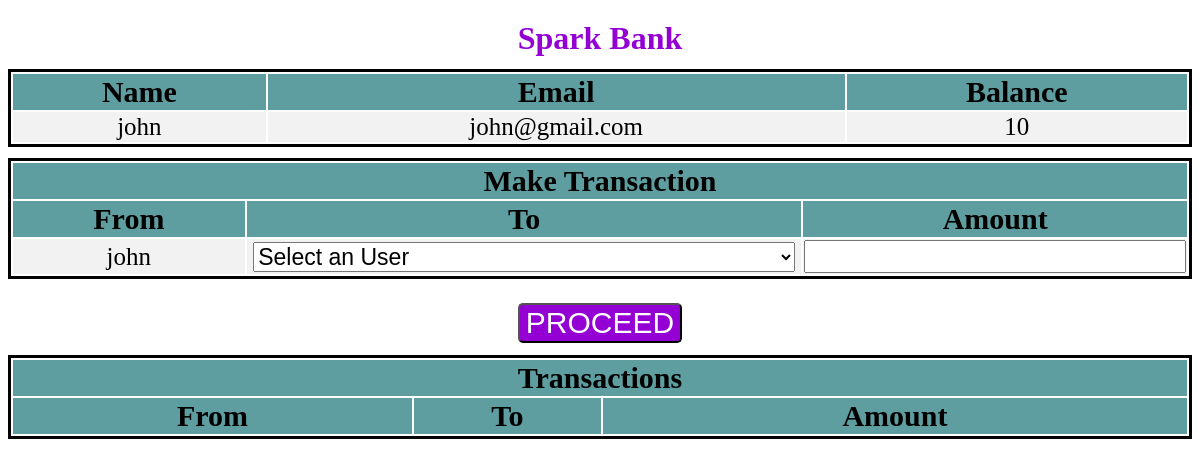
Page /2ndpage.php?name=john on the committed database.
### tables this page shows
CREATE TABLE `customers` (
  `firstname` text DEFAULT NULL,
  `email` text DEFAULT NULL,
  `balance` double DEFAULT NULL
);

### 2ndpage.php (the view, shortened to what this page needs)
<!DOCTYPE html>
<?php
include('config.php');
$customer_name="NULL";
if(isset($_GET["name"])){
$customer_name = trim($_GET["name"]);
}
$sql = "SELECT firstname,email,balance FROM customers where firstname = '$customer_name'";
$result = $conn->query($sql);
$row = $result->fetch_assoc();
$firstname = "NULL";
$email="NULL";
$balance="NULL";
if(isset($row)){
$firstname = $row['firstname'];
$email=$row['email'];
$balance=$row['balance'];
}
?>
<html>
<link rel="stylesheet" href="styles.css">
<head>
</head>
<body>
	<h1 class="bank-name">Spark Bank</h1>
	<table>
		<thead>
			<th>
				Name
			</th>
			<th>
				Email
			</th>
			<th>
				Balance
			</th>
		</thead>
		<tbody>
			<tr class="remove-hover">
				<td>
					<?php
			 echo $firstname; ?>
				</td>
				<td>
					<?php
			echo $email ;?>
				</td>
				<td>
					<?php
			 echo $balance?>
				</td>
			</tr>
		</tbody>
	</table>
	<table>
		<thead>
			<tr>
				<th colspan="3">Make Transaction</th>
			</tr>
			<tr>
				<th>From</th>
				<th>To</th>
				<th>Amount</th>
			</tr>
		</thead>
		<tbody>
			<tr>
				<td>
					<?php
			echo $customer_name;
			?>
				</td>
				<td class="dropdown">
					<form action="" name="client_name" method="post" id="payment">
						<select name="clientlist" class="drop-expand" id="language" required>
							<option value="none" selected disabled hidden>
								Select an User
							</option>
						</select>
				</td>
				<td>
					<input type="number" required="true" id="input-amount" class="drop-expand" name="amount" min="0.01"
						onkeypress="return event.charCode != 45" max="<?php echo $balance?>">
				</td>
			</tr>
		</tbody>
	</table>
	<div> <button onclick="transaction()" type="submit" class="butt-submit">PROCEED</button>
	</div>
	<table>
		<thead>
			<tr>
				<th colspan="3">Transactions</th>
			</tr>
			<tr>
				<th>From</th>
				<th>To</th>
				<th>Amount</th>
			</tr>
		</thead>
	</table>
</body>
</html>

### styles.css (style rules this page uses)
.bank-name { color: darkviolet; text-align: center; padding: 1%; margin: 0%; }
table { width: 100%; height: 100%; border: solid; margin-bottom: 1%; }
th { font-size: 30px; background-color: cadetblue; }
tr:nth-child(odd) { background-color: #f2f2f2; }
td { text-align: center; font-size: 25px; }
.butt-submit { background-color: darkviolet; color: white; font-size: 30px; border-radius: 5px; transition-duration: 0.4s; }
div { padding: 1%; text-align: center; }
.drop-expand { width: 98%; font-size: 23px; }

### rows in the picture
customers: firstname "john", email "john@gmail.com", balance "10"

### other values in the picture
$customer_name "john"
